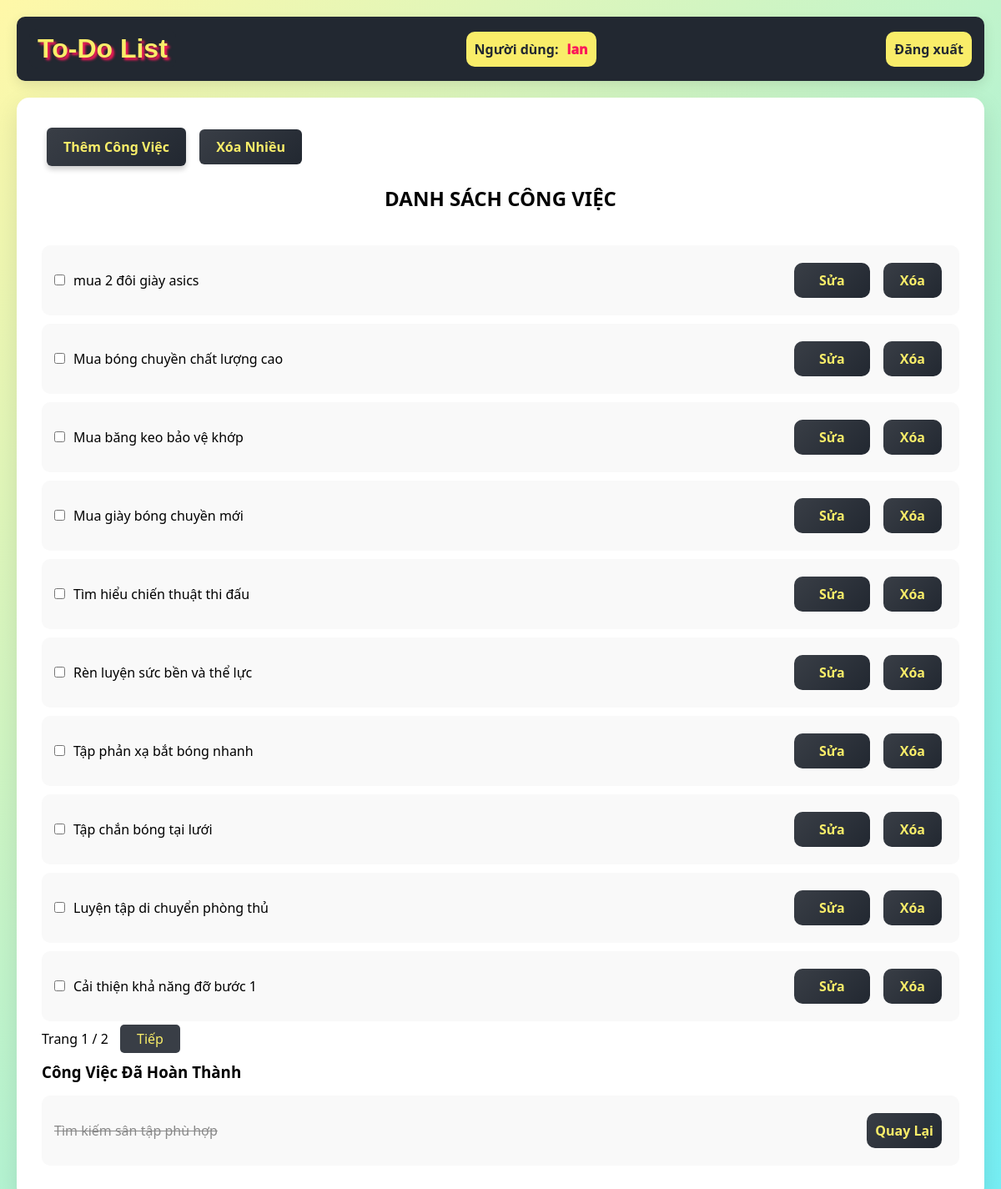
The page /tasks (signed in) on the database its author committed.
### tables this page shows
CREATE TABLE user (
  id INTEGER PRIMARY KEY,
  email TEXT UNIQUE NOT NULL,
  username TEXT UNIQUE NOT NULL,
  password TEXT NOT NULL,
  role TEXT NOT NULL DEFAULT 'user',
  blocked INTEGER NOT NULL DEFAULT 0
);

CREATE TABLE todo (
  id INTEGER PRIMARY KEY AUTOINCREMENT,
  user_id INTEGER NOT NULL,
  title TEXT NOT NULL,
  completed INTEGER NOT NULL DEFAULT 0,
  FOREIGN KEY (user_id) REFERENCES user (id)
);

### flaskr/blog.py (the view)
@bp.route('/tasks')
@login_required
def index():
    db = get_db()
    page = request.args.get('page', 1, type=int)
    per_page = 10  # Số công việc hiển thị trên mỗi trang
    offset = (page - 1) * per_page
    todos = db.execute(
        'SELECT * FROM todo WHERE user_id = ? AND completed = 0 ORDER BY id DESC LIMIT ? OFFSET ?',
        (g.user['id'], per_page, offset)
    ).fetchall()
    total_todos = db.execute(
        'SELECT COUNT(*) FROM todo WHERE user_id = ? AND completed = 0',
        (g.user['id'],)
    ).fetchone()[0]
    total_pages = (total_todos + per_page - 1) // per_page  # Tính tổng số trang
    completed_todos = db.execute(
        'SELECT * FROM todo WHERE user_id = ? AND completed = 1 ORDER BY id DESC',
        (g.user['id'],)
    ).fetchall()
    return render_template('blog/index.html', todos=todos, completed_todos=completed_todos, page=page, total_pages=total_pages)

### flaskr/auth.py (called while the page is built)
@bp.before_app_request
def load_logged_in_user():
    user_id = session.get('user_id')
    if user_id is None:
        g.user = None
    else:
        g.user = get_db().execute(
            'SELECT * FROM user WHERE id = ?', (user_id,)
        ).fetchone()

def login_required(view):
    @functools.wraps(view)
    def wrapped_view(**kwargs):
        if g.user is None:
            return redirect(url_for('auth.login'))
        return view(**kwargs)
    return wrapped_view

### flaskr/db.py (called while the page is built)
def get_db():
    if 'db' not in g:
        g.db = sqlite3.connect(
            current_app.config['DATABASE'],
            detect_types=sqlite3.PARSE_DECLTYPES
        )
        g.db.row_factory = sqlite3.Row
    return g.db

### flaskr/templates/blog/index.html (shortened to what this page needs)
{% extends "base.html" %}
{% block content %}
    {% if g.user %}
        <a href="{{ url_for('blog.create') }}" class="add-btn">Thêm Công Việc</a>
        <button type="button" id="deleteMultipleBtn" class="delete-btn">Xóa Nhiều</button>
        <h2>DANH SÁCH CÔNG VIỆC</h2>
        <ul class="todo-list" id="todo-list">
            {% for todo in todos %}
                <li class="todo-item {% if todo['completed'] %}completed{% endif %}" id="todo-{{ todo['id'] }}">
                    <div class="checkbox">
                        <input type="checkbox" name="completed"
                            onchange="toggleCompleted({{ todo['id'] }}, this.checked)">
                    </div>
                    <span>{{ todo['title'] }}</span>
                    <div>
                        <button><a href="{{ url_for('blog.update', id=todo['id']) }}">Sửa</a></button>
                        <form action="{{ url_for('blog.delete', id=todo['id']) }}" method="post" style="display:inline;">
                            <button type="submit" class="delete-btn">Xóa</button>
                        </form>
                    </div>
                </li>
            {% endfor %}
        </ul>
        <div class="pagination">
            <span>Trang {{ page }} / {{ total_pages }}</span>
            {% if page < total_pages %}
                <a href="{{ url_for('blog.index', page=page+1) }}" class="next">Tiếp</a>
            {% endif %}
        </div>
        <div class="completed-todo">
            <h3>Công Việc Đã Hoàn Thành</h3>
            <ul class="completed-todo-list" id="completed-list">
                {% for todo in completed_todos %}
                    <li class="todo-item completed" id="todo-{{ todo['id'] }}">
                        <span>{{ todo['title'] }}</span>
                        <button onclick="returnTask({{ todo['id'] }})" class="return-btn">Quay Lại</button>
                    </li>
                {% endfor %}
            </ul>
        </div>
    {% else %}
        <p>Vui lòng <a href="{{ url_for('auth.login') }}">đăng nhập</a> để xem danh sách công việc.</p>
    {% endif %}
{% endblock %}

### flaskr/templates/base.html (shortened to what this page needs)
<!DOCTYPE html>
<html lang="vi">
<head>
    <link rel="stylesheet" href="{{ url_for('static', filename='style.css') }}">
    <link rel="stylesheet" href="https://cdn.jsdelivr.net/npm/bootstrap-icons/font/bootstrap-icons.css">
</head>
<body>
    <nav>
        <h1>
            <a href="{{ url_for('blog.about') }}" class="about-link">
                To-Do List
            </a>
        </h1>
        {% if g.user %}
            <div>
                <p>Người dùng:</p>
                <span>{{ g.user['username'] }}</span>
            </div>
            <a href="{{ url_for('auth.logout') }}">Đăng xuất</a>
        {% else %}
            <a href="{{ url_for('auth.login') }}">Đăng nhập</a>
            <a href="{{ url_for('auth.register') }}">Đăng ký</a>
        {% endif %}
    </nav>
    <section class="content">
        {% block content %}{% endblock %}
    </section>
</body>
</html>

### flaskr/static/style.css (style rules this page uses)
:root { --cyan: #00ADB5; --light_cyan: #18e6e6; --green: #00df64; --black: #393E46; --white: #EEEEEE; --dark: #222831; --yellow: #F9ED69; --orange: #F08A5D; --red: #fb1859; --purple: #6A2C70; }
* { margin: 0; padding: 0; box-sizing: border-box; font-family: 'Segoe UI', Tahoma, Geneva, Verdana, sans-serif; }
body { min-height: 100vh; background: linear-gradient(135deg, #fff8a8, #74eff6); padding: 20px; }
nav { background: var(--dark); padding: 15px; border-radius: 10px; margin-bottom: 20px; display: flex; justify-content: space-between; align-items: center; box-shadow: 0 5px 15px rgba(0, 0, 0, 0.1); color: var(--white); }
nav h1 { color: var(--yellow); font-size: xx-large; font-weight: bold; }
nav div { color: var(--white); display: flex; background-color: var(--yellow); border-radius: 10px; padding: 10px 10px; }
nav div p { margin-right: 10px; font-weight: 600; color: var(--dark); }
nav div span { color: var(--red); font-weight: 1000; }
nav a { color: var(--white); text-decoration: none; border-radius: 10px; padding: 5px 10px; background-color: var(--yellow); color: var(--dark); font-weight: 600; padding: 10px 10px; transition: transform 0.3s ease; }
.content { margin: 0 auto; background: white; padding: 30px; border-radius: 15px; box-shadow: 0 10px 30px rgba(0, 0, 0, 0.1); }
h2 { margin-top: 16px; margin-bottom: 20px; text-align: center; }
form { display: flex; flex-direction: column; justify-content: center; }
button { padding: 10px; background: linear-gradient(135deg, var(--black), var(--dark)); border: none; border-radius: 10px; color: var(--yellow); font-size: 16px; cursor: pointer; transition: transform 0.3s ease; font-weight: 600; margin: 6px; }
.add-btn { display: inline-block; padding: 12px 20px; background: linear-gradient(135deg, var(--black), var(--dark)); border: none; border-radius: 6px; color: var(--yellow); font-size: 16px; font-weight: 600; text-decoration: none; cursor: pointer; transition: all 0.3s ease; margin: 6px; box-shadow: 0 4px 6px rgba(0, 0, 0, 0.2); }
.todo-list { list-style: none; }
.todo-item { display: flex; align-items: center; padding: 15px; background: #f9f9f9; border-radius: 10px; margin-bottom: 10px; }
.todo-item.completed span { text-decoration: line-through; color: #888; }
.todo-item span { flex: 1; margin-right: 15px; }
.todo-item a, .delete-btn { text-decoration: none; color: var(--yellow); padding: 10px 20px; border-radius: 6px; }
.todo-item button.delete-btn { padding: 10px 20px; border-radius: 10px; }
.prev, .next { margin-top: 10px; background-color: var(--black); color: var(--yellow); border-radius: 5px; padding: 6px 20px; margin-right: 10px; text-decoration: none; }
.next { margin-left: 10px; }
.todo-item { opacity: 1; transition: opacity 0.5s ease, transform 0.5s ease; }
.completed-todo { margin-top: 16px; }
h3 { margin-bottom: 16px; }
.about-link { position: relative; color: var(--yellow); text-decoration: none; font-weight: 900; font-family: 'Proza Libre', sans-serif; background-color: var(--dark); text-shadow: 3px 3px 3px var(--red); padding: 5px 10px; display: inline-flex; align-items: center; transition: transform 0.3s ease-in-out; }
.checkbox { margin-right: 10px; }

### rows shown on the page
user: user.username "lan"
todo: title "mua 2 đôi giày asics"
todo: title "Mua bóng chuyền chất lượng cao"
todo: title "Mua băng keo bảo vệ khớp"
todo: title "Mua giày bóng chuyền mới"
todo: title "Tìm hiểu chiến thuật thi đấu"
todo: title "Rèn luyện sức bền và thể lực"
todo: title "Tập phản xạ bắt bóng nhanh"
todo: title "Tập chắn bóng tại lưới"
todo: title "Luyện tập di chuyển phòng thủ"
todo: title "Cải thiện khả năng đỡ bước 1"
todo: title "Tìm kiếm sân tập phù hợp"

### other values the page prints
{{ page }} "1"
{{ total_pages }} "2"
